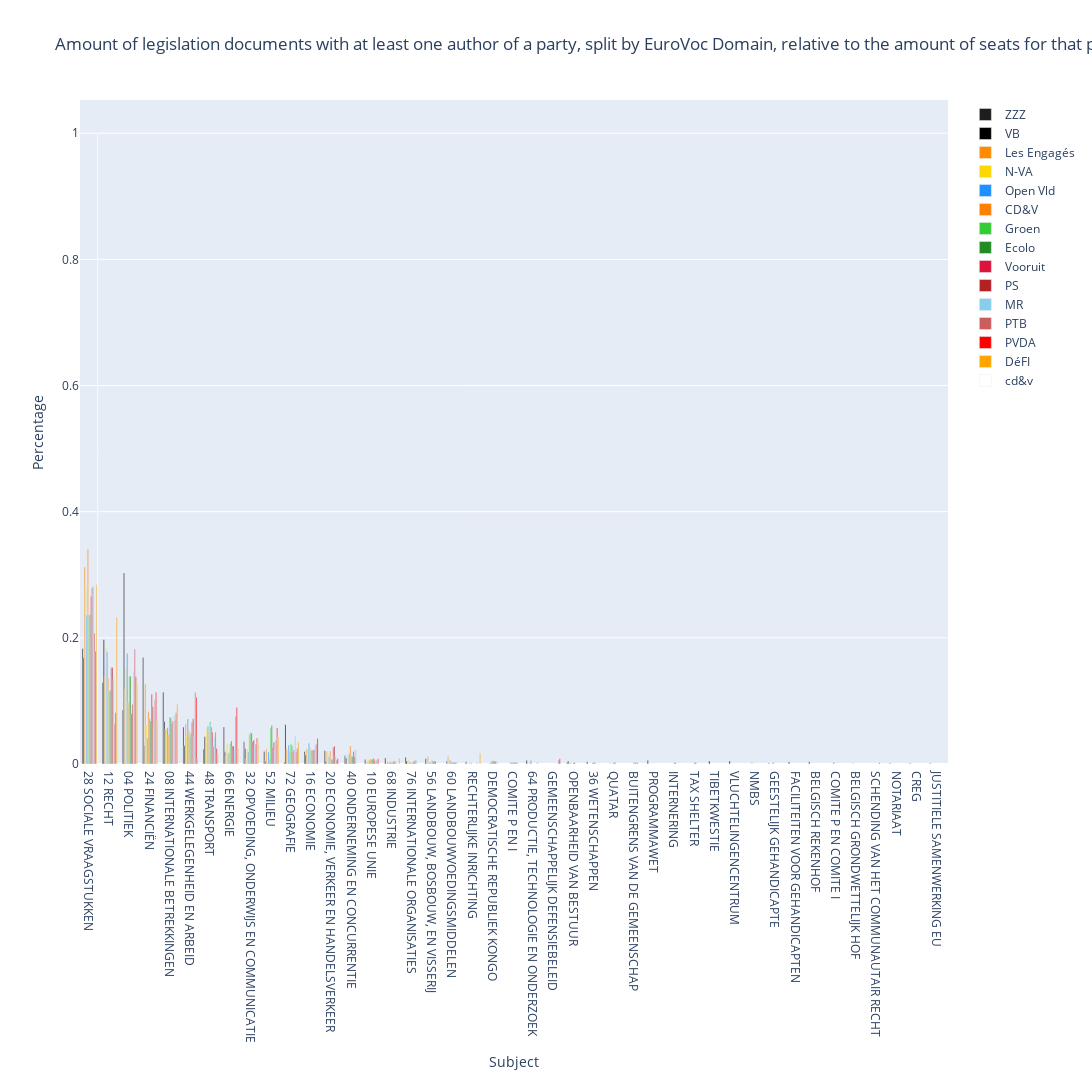

The cell this chart's notebook holds for it:
### Code cell
colors = {
    "DéFI": "#FFA500",       # Orange
    "N-VA": "#FFD700",       # Yellow
    "Les Engagés": "#FF8C00",# Darker Orange
    "VB": "#000000",         # Black
    "PVDA": "#FF0000",       # Bright Red
    "Open Vld": "#1E90FF",   # Dodger Blue
    "PTB": "#CD5C5C",        # Indian Red
    "MR": "#87CEEB",         # Sky Blue
    "Vooruit": "#DC143C",    # Crimson
    "Ecolo": "#228B22",      # Forest Green
    "Groen": "#32CD32",      # Lime Green
    "CD&V": "#FF7F00",       # Deep Orange
    "PS": "#B22222",         # Firebrick Red
    "cd&v": "#FFF",          # White
    "ZZZ": "#1D1D1D"         # Grey
}


def calculate_relative(data):
    relative_data = {}
    for party, subjects in data.items():
        total = sum(subjects.values())
        relative_data[party] = {subject: value / total for subject, value in subjects.items()}
    return relative_data

def plot_relative(data):
    relative_data = calculate_relative(data)
    fig = go.Figure()
    for party, subjects in relative_data.items():
        fig.add_trace(go.Bar(
            name=party,
            x=list(subjects.keys()),
            y=list(subjects.values()),
            marker_color=colors[party]
        ))
    fig.update_layout(
        title="Amount of legislation documents with at least one author of a party, split by EuroVoc Domain, relative to the amount of seats for that party",
        xaxis_title="Subject",
        yaxis_title="Percentage",
        barmode='group',
        xaxis={'categoryorder':'total descending'},
        height=1080,
        width=1920
    )
    fig.show()

plot_relative(parties_to_domains)

### Figure 1 — Plotly figure (JSON) as saved in the notebook; plotly's stock layout.template omitted (floating-point values rounded to 4 significant figures)
{"data": [{"marker": {"color": "#1D1D1D"}, "name": "ZZZ", "type": "bar", "x": ["08 INTERNATIONALE BETREKKINGEN", "66 ENERGIE", "28 SOCIALE VRAAGSTUKKEN", "32 OPVOEDING, ONDERWIJS EN COMMUNICATIE", "04 POLITIEK", "12 RECHT", "24 FINANCIËN", "44 WERKGELEGENHEID EN ARBEID", "48 TRANSPORT", "40 ONDERNEMING EN CONCURRENTIE", "GEESTELIJK GEHANDICAPTE", "16 ECONOMIE", "20 ECONOMIE, VERKEER EN HANDELSVERKEER", "68 INDUSTRIE", "PROGRAMMAWET", "76 INTERNATIONALE ORGANISATIES", "36 WETENSCHAPPEN", "64 PRODUCTIE, TECHNOLOGIE EN ONDERZOEK", "10 EUROPESE UNIE", "NOTARIAAT", "52 MILIEU", "OPENBAARHEID VAN BESTUUR", "RECHTERLIJKE INRICHTING", "56 LANDBOUW, BOSBOUW, EN VISSERIJ", "FACILITEITEN VOOR GEHANDICAPTEN", "72 GEOGRAFIE", "BELGISCH REKENHOF", "CREG", "JUSTITIELE SAMENWERKING EU"], "y": [0.1138, 0.05869, 0.1831, 0.03521, 0.08568, 0.1291, 0.169, 0.05869, 0.02347, 0.01291, 0.001174, 0.01995, 0.02113, 0.00939, 0.005869, 0.01056, 0.003521, 0.005869, 0.007042, 0.001174, 0.01995, 0.001174, 0.003521, 0.008216, 0.003521, 0.002347, 0.003521, 0.001174, 0.001174]}, {"marker": {"color": "#000000"}, "name": "VB", "type": "bar", "x": ["08 INTERNATIONALE BETREKKINGEN", "28 SOCIALE VRAAGSTUKKEN", "04 POLITIEK", "40 ONDERNEMING EN CONCURRENTIE", "48 TRANSPORT", "72 GEOGRAFIE", "12 RECHT", "66 ENERGIE", "44 WERKGELEGENHEID EN ARBEID", "32 OPVOEDING, ONDERWIJS EN COMMUNICATIE", "60 LANDBOUWVOEDINGSMIDDELEN", "OPENBAARHEID VAN BESTUUR", "24 FINANCIËN", "52 MILIEU", "20 ECONOMIE, VERKEER EN HANDELSVERKEER", "16 ECONOMIE", "76 INTERNATIONALE ORGANISATIES", "TIBETKWESTIE", "VLUCHTELINGENCENTRUM"], "y": [0.06731, 0.1683, 0.3029, 0.009615, 0.04327, 0.0625, 0.1971, 0.01923, 0.02885, 0.02404, 0.004808, 0.004808, 0.02885, 0.004808, 0.004808, 0.01442, 0.004808, 0.004808, 0.004808]}, {"marker": {"color": "#FF8C00"}, "name": "Les Engagés", "type": "bar", "x": ["48 TRANSPORT", "44 WERKGELEGENHEID EN ARBEID", "28 SOCIALE VRAAGSTUKKEN", "24 FINANCIËN", "08 INTERNATIONALE BETREKKINGEN", "16 ECONOMIE", "12 RECHT", "04 POLITIEK", "20 ECONOMIE, VERKEER EN HANDELSVERKEER", "60 LANDBOUWVOEDINGSMIDDELEN", "52 MILIEU", "32 OPVOEDING, ONDERWIJS EN COMMUNICATIE", "10 EUROPESE UNIE", "72 GEOGRAFIE", "68 INDUSTRIE", "66 ENERGIE", "56 LANDBOUW, BOSBOUW, EN VISSERIJ"], "y": [0.04348, 0.06324, 0.3123, 0.1265, 0.05534, 0.02372, 0.1383, 0.1186, 0.01976, 0.01186, 0.02372, 0.007905, 0.003953, 0.02372, 0.003953, 0.01186, 0.01186]}, {"marker": {"color": "#FFD700"}, "name": "N-VA", "type": "bar", "x": ["04 POLITIEK", "28 SOCIALE VRAAGSTUKKEN", "60 LANDBOUWVOEDINGSMIDDELEN", "48 TRANSPORT", "32 OPVOEDING, ONDERWIJS EN COMMUNICATIE", "NMBS", "08 INTERNATIONALE BETREKKINGEN", "12 RECHT", "20 ECONOMIE, VERKEER EN HANDELSVERKEER", "OPENBAARHEID VAN BESTUUR", "24 FINANCIËN", "44 WERKGELEGENHEID EN ARBEID", "16 ECONOMIE", "64 PRODUCTIE, TECHNOLOGIE EN ONDERZOEK", "66 ENERGIE", "76 INTERNATIONALE ORGANISATIES", "40 ONDERNEMING EN CONCURRENTIE", "72 GEOGRAFIE", "68 INDUSTRIE", "RECHTERLIJKE INRICHTING", "52 MILIEU", "BELGISCH GRONDWETTELIJK HOF", "10 EUROPESE UNIE", "56 LANDBOUW, BOSBOUW, EN VISSERIJ", "QUATAR"], "y": [0.1521, 0.2811, 0.004608, 0.0553, 0.02304, 0.004608, 0.0553, 0.1843, 0.01613, 0.002304, 0.06221, 0.04378, 0.01613, 0.002304, 0.03226, 0.006912, 0.01382, 0.02074, 0.002304, 0.002304, 0.004608, 0.002304, 0.006912, 0.002304, 0.002304]}, {"marker": {"color": "#1E90FF"}, "name": "Open Vld", "type": "bar", "x": ["12 RECHT", "28 SOCIALE VRAAGSTUKKEN", "04 POLITIEK", "44 WERKGELEGENHEID EN ARBEID", "08 INTERNATIONALE BETREKKINGEN", "72 GEOGRAFIE", "60 LANDBOUWVOEDINGSMIDDELEN", "48 TRANSPORT", "16 ECONOMIE", "24 FINANCIËN", "76 INTERNATIONALE ORGANISATIES", "66 ENERGIE", "52 MILIEU", "COMITE P EN COMITE I", "64 PRODUCTIE, TECHNOLOGIE EN ONDERZOEK", "32 OPVOEDING, ONDERWIJS EN COMMUNICATIE", "56 LANDBOUW, BOSBOUW, EN VISSERIJ", "10 EUROPESE UNIE", "20 ECONOMIE, VERKEER EN HANDELSVERKEER", "40 ONDERNEMING EN CONCURRENTIE", "DEMOCRATISCHE REPUBLIEK KONGO", "COMITE P EN I", "GEESTELIJK GEHANDICAPTE", "68 INDUSTRIE"], "y": [0.1781, 0.2356, 0.1753, 0.07123, 0.05753, 0.03014, 0.005479, 0.06027, 0.03288, 0.0411, 0.00274, 0.01644, 0.01918, 0.00274, 0.005479, 0.01918, 0.00274, 0.005479, 0.01096, 0.01644, 0.00274, 0.00274, 0.00274, 0.00274]}, {"marker": {"color": "#FF7F00"}, "name": "CD&V", "type": "bar", "x": ["28 SOCIALE VRAAGSTUKKEN", "10 EUROPESE UNIE", "04 POLITIEK", "66 ENERGIE", "40 ONDERNEMING EN CONCURRENTIE", "12 RECHT", "08 INTERNATIONALE BETREKKINGEN", "72 GEOGRAFIE", "48 TRANSPORT", "32 OPVOEDING, ONDERWIJS EN COMMUNICATIE", "24 FINANCIËN", "16 ECONOMIE", "20 ECONOMIE, VERKEER EN HANDELSVERKEER", "44 WERKGELEGENHEID EN ARBEID", "DEMOCRATISCHE REPUBLIEK KONGO", "68 INDUSTRIE", "COMITE P EN I", "RECHTERLIJKE INRICHTING", "36 WETENSCHAPPEN", "52 MILIEU", "60 LANDBOUWVOEDINGSMIDDELEN"], "y": [0.3408, 0.008114, 0.09736, 0.01826, 0.0284, 0.1359, 0.04665, 0.01826, 0.05071, 0.04665, 0.08316, 0.02637, 0.02028, 0.05274, 0.004057, 0.004057, 0.002028, 0.002028, 0.002028, 0.008114, 0.004057]}, {"marker": {"color": "#32CD32"}, "name": "Groen", "type": "bar", "x": ["24 FINANCIËN", "28 SOCIALE VRAAGSTUKKEN", "04 POLITIEK", "32 OPVOEDING, ONDERWIJS EN COMMUNICATIE", "52 MILIEU", "08 INTERNATIONALE BETREKKINGEN", "72 GEOGRAFIE", "40 ONDERNEMING EN CONCURRENTIE", "16 ECONOMIE", "48 TRANSPORT", "36 WETENSCHAPPEN", "12 RECHT", "20 ECONOMIE, VERKEER EN HANDELSVERKEER", "44 WERKGELEGENHEID EN ARBEID", "66 ENERGIE", "DEMOCRATISCHE REPUBLIEK KONGO", "BUITENGRENS VAN DE GEMEENSCHAP", "OPENBAARHEID VAN BESTUUR", "10 EUROPESE UNIE", "68 INDUSTRIE", "COMITE P EN I", "INTERNERING", "TAX SHELTER", "76 INTERNATIONALE ORGANISATIES", "QUATAR", "60 LANDBOUWVOEDINGSMIDDELEN", "56 LANDBOUW, BOSBOUW, EN VISSERIJ"], "y": [0.07196, 0.2357, 0.139, 0.04963, 0.05707, 0.07444, 0.03226, 0.01241, 0.02233, 0.067, 0.002481, 0.1141, 0.007444, 0.04218, 0.03226, 0.004963, 0.002481, 0.002481, 0.007444, 0.002481, 0.002481, 0.002481, 0.002481, 0.002481, 0.002481, 0.002481, 0.004963]}, {"marker": {"color": "#228B22"}, "name": "Ecolo", "type": "bar", "x": ["24 FINANCIËN", "28 SOCIALE VRAAGSTUKKEN", "44 WERKGELEGENHEID EN ARBEID", "04 POLITIEK", "32 OPVOEDING, ONDERWIJS EN COMMUNICATIE", "52 MILIEU", "08 INTERNATIONALE BETREKKINGEN", "72 GEOGRAFIE", "40 ONDERNEMING EN CONCURRENTIE", "16 ECONOMIE", "48 TRANSPORT", "36 WETENSCHAPPEN", "12 RECHT", "66 ENERGIE", "20 ECONOMIE, VERKEER EN HANDELSVERKEER", "DEMOCRATISCHE REPUBLIEK KONGO", "BUITENGRENS VAN DE GEMEENSCHAP", "OPENBAARHEID VAN BESTUUR", "10 EUROPESE UNIE", "68 INDUSTRIE", "COMITE P EN I", "INTERNERING", "TAX SHELTER", "76 INTERNATIONALE ORGANISATIES", "QUATAR", "60 LANDBOUWVOEDINGSMIDDELEN", "56 LANDBOUW, BOSBOUW, EN VISSERIJ"], "y": [0.06829, 0.2366, 0.04878, 0.139, 0.04878, 0.06098, 0.07317, 0.02927, 0.0122, 0.02195, 0.05854, 0.002439, 0.1171, 0.03659, 0.007317, 0.004878, 0.002439, 0.002439, 0.007317, 0.002439, 0.002439, 0.002439, 0.002439, 0.002439, 0.002439, 0.002439, 0.004878]}, {"marker": {"color": "#DC143C"}, "name": "Vooruit", "type": "bar", "x": ["28 SOCIALE VRAAGSTUKKEN", "04 POLITIEK", "66 ENERGIE", "12 RECHT", "52 MILIEU", "32 OPVOEDING, ONDERWIJS EN COMMUNICATIE", "08 INTERNATIONALE BETREKKINGEN", "24 FINANCIËN", "72 GEOGRAFIE", "20 ECONOMIE, VERKEER EN HANDELSVERKEER", "48 TRANSPORT", "60 LANDBOUWVOEDINGSMIDDELEN", "16 ECONOMIE", "44 WERKGELEGENHEID EN ARBEID", "40 ONDERNEMING EN CONCURRENTIE", "10 EUROPESE UNIE", "56 LANDBOUW, BOSBOUW, EN VISSERIJ", "DEMOCRATISCHE REPUBLIEK KONGO", "COMITE P EN I", "68 INDUSTRIE", "76 INTERNATIONALE ORGANISATIES"], "y": [0.2655, 0.07965, 0.02876, 0.1527, 0.02655, 0.0354, 0.06416, 0.1106, 0.01991, 0.02655, 0.05088, 0.002212, 0.02212, 0.06637, 0.01991, 0.00885, 0.004425, 0.004425, 0.002212, 0.004425, 0.004425]}, {"marker": {"color": "#B22222"}, "name": "PS", "type": "bar", "x": ["28 SOCIALE VRAAGSTUKKEN", "24 FINANCIËN", "04 POLITIEK", "66 ENERGIE", "08 INTERNATIONALE BETREKKINGEN", "12 RECHT", "52 MILIEU", "32 OPVOEDING, ONDERWIJS EN COMMUNICATIE", "48 TRANSPORT", "20 ECONOMIE, VERKEER EN HANDELSVERKEER", "72 GEOGRAFIE", "16 ECONOMIE", "44 WERKGELEGENHEID EN ARBEID", "40 ONDERNEMING EN CONCURRENTIE", "BUITENGRENS VAN DE GEMEENSCHAP", "60 LANDBOUWVOEDINGSMIDDELEN", "10 EUROPESE UNIE", "68 INDUSTRIE", "56 LANDBOUW, BOSBOUW, EN VISSERIJ", "DEMOCRATISCHE REPUBLIEK KONGO", "COMITE P EN I", "76 INTERNATIONALE ORGANISATIES", "SCHENDING VAN HET COMMUNAUTAIR RECHT"], "y": [0.2792, 0.09057, 0.09434, 0.0283, 0.06792, 0.1528, 0.03396, 0.03774, 0.0283, 0.0283, 0.02264, 0.02264, 0.0717, 0.01132, 0.001887, 0.001887, 0.00566, 0.003774, 0.003774, 0.003774, 0.001887, 0.00566, 0.001887]}, {"marker": {"color": "#87CEEB"}, "name": "MR", "type": "bar", "x": ["28 SOCIALE VRAAGSTUKKEN", "04 POLITIEK", "24 FINANCIËN", "40 ONDERNEMING EN CONCURRENTIE", "44 WERKGELEGENHEID EN ARBEID", "12 RECHT", "16 ECONOMIE", "08 INTERNATIONALE BETREKKINGEN", "72 GEOGRAFIE", "52 MILIEU", "32 OPVOEDING, ONDERWIJS EN COMMUNICATIE", "48 TRANSPORT", "76 INTERNATIONALE ORGANISATIES", "64 PRODUCTIE, TECHNOLOGIE EN ONDERZOEK", "66 ENERGIE", "10 EUROPESE UNIE", "68 INDUSTRIE", "DEMOCRATISCHE REPUBLIEK KONGO", "COMITE P EN I", "RECHTERLIJKE INRICHTING", "60 LANDBOUWVOEDINGSMIDDELEN", "20 ECONOMIE, VERKEER EN HANDELSVERKEER"], "y": [0.2821, 0.1474, 0.05769, 0.02244, 0.04487, 0.1346, 0.03205, 0.07692, 0.04487, 0.02244, 0.02885, 0.04167, 0.00641, 0.003205, 0.02244, 0.003205, 0.003205, 0.003205, 0.003205, 0.003205, 0.003205, 0.01282]}, {"marker": {"color": "#CD5C5C"}, "name": "PTB", "type": "bar", "x": ["24 FINANCIËN", "04 POLITIEK", "66 ENERGIE", "48 TRANSPORT", "44 WERKGELEGENHEID EN ARBEID", "08 INTERNATIONALE BETREKKINGEN", "28 SOCIALE VRAAGSTUKKEN", "72 GEOGRAFIE", "32 OPVOEDING, ONDERWIJS EN COMMUNICATIE", "16 ECONOMIE", "52 MILIEU", "12 RECHT", "20 ECONOMIE, VERKEER EN HANDELSVERKEER", "GEMEENSCHAPPELIJK DEFENSIEBELEID", "10 EUROPESE UNIE"], "y": [0.1006, 0.1824, 0.07547, 0.05031, 0.1132, 0.06918, 0.2075, 0.01887, 0.03145, 0.03145, 0.03774, 0.06289, 0.006289, 0.006289, 0.006289]}, {"marker": {"color": "#FF0000"}, "name": "PVDA", "type": "bar", "x": ["24 FINANCIËN", "04 POLITIEK", "66 ENERGIE", "44 WERKGELEGENHEID EN ARBEID", "08 INTERNATIONALE BETREKKINGEN", "28 SOCIALE VRAAGSTUKKEN", "72 GEOGRAFIE", "32 OPVOEDING, ONDERWIJS EN COMMUNICATIE", "16 ECONOMIE", "48 TRANSPORT", "52 MILIEU", "12 RECHT", "20 ECONOMIE, VERKEER EN HANDELSVERKEER", "GEMEENSCHAPPELIJK DEFENSIEBELEID", "10 EUROPESE UNIE"], "y": [0.1138, 0.1382, 0.08943, 0.1057, 0.0813, 0.1789, 0.02439, 0.04065, 0.04065, 0.02439, 0.05691, 0.0813, 0.00813, 0.00813, 0.00813]}, {"marker": {"color": "#FFA500"}, "name": "DéFI", "type": "bar", "x": ["24 FINANCIËN", "28 SOCIALE VRAAGSTUKKEN", "08 INTERNATIONALE BETREKKINGEN", "32 OPVOEDING, ONDERWIJS EN COMMUNICATIE", "RECHTERLIJKE INRICHTING", "04 POLITIEK", "12 RECHT", "48 TRANSPORT", "52 MILIEU", "44 WERKGELEGENHEID EN ARBEID", "68 INDUSTRIE", "72 GEOGRAFIE", "66 ENERGIE"], "y": [0.06897, 0.2845, 0.09483, 0.03448, 0.01724, 0.1293, 0.2328, 0.01724, 0.0431, 0.008621, 0.008621, 0.03448, 0.02586]}, {"marker": {"color": "#FFF"}, "name": "cd&v", "type": "bar", "x": ["28 SOCIALE VRAAGSTUKKEN"], "y": [1]}], "layout": {"barmode": "group", "height": 1080, "title": {"text": "Amount of legislation documents with at least one author of a party, split by EuroVoc Domain, relative to the amount of seats for that party"}, "width": 1920, "xaxis": {"categoryorder": "total descending", "title": {"text": "Subject"}}, "yaxis": {"title": {"text": "Percentage"}}}}
